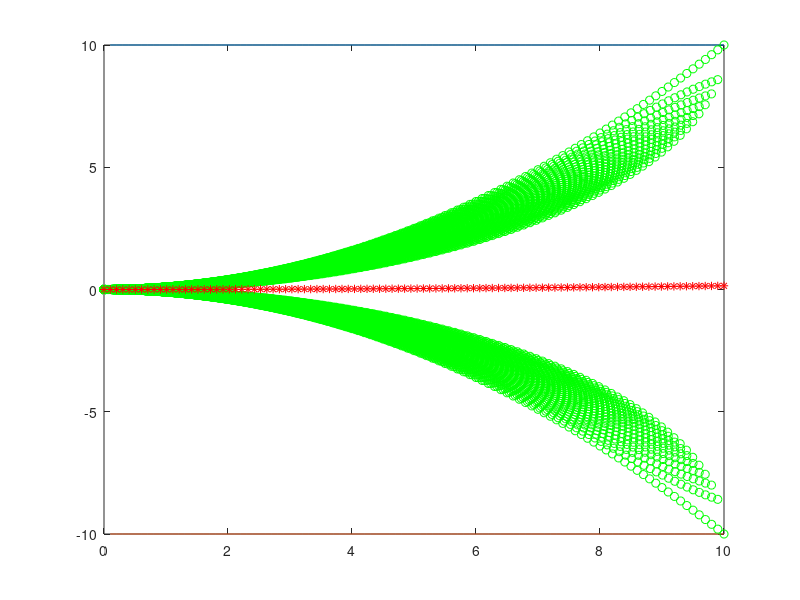

Recreate this plot in MATLAB.
%% 基于道路边沿采样的车道保持算法
alfa = 0; % 30 -30 45 -45 表示车辆航向角和道路的夹角
%初始化
if alfa == 0
    for i=1:100
        x(i)= 0.1*i;
        fl(i)= 10;
        fr(i)=-10;
    end
elseif (alfa == 30)
    for i=1:100
        x(i)= 0.1*i;
        fl(i)= sqrt(3)/3 * x(i) + 10;
        fr(i)= sqrt(3)/3 * x(i) - 10;
    end
elseif (alfa == -30)
    for i=1:100
        x(i)= 0.1*i;
        fl(i)= -sqrt(3)/3 * x(i) + 10;
        fr(i)= -sqrt(3)/3 * x(i) - 10;
    end
elseif (alfa == 45)
    for i=1:100
        x(i)= 0.1*i;
        fl(i)=x(i) + 10;
        fr(i)=x(i) - 10;
    end    
elseif (alfa == -45)
    for i=1:100
        x(i)= 0.1*i;
        fl(i)= -x(i) + 10;
        fr(i)= -x(i) - 10;
    end
else
    
end
    
% for i=1:20
%     x(i)=0.1*i;
%     fl(i)=-3/16*x(i)^2+3/2*x(i)+1;
%     fr(i)=-3/16*x(i)^2+3/2*x(i)-1;
% end
 
plot(x,fl);
hold on;
plot(x,fr);
 
 
kmax=1.5;klmin=kmax;krmax=-kmax;
x0=0;y0=0;s_thresh=1.2;
pi = 3.1415926;
K_expect = 0.0;
w1 = 1.0;
w2 = 0.1;
C_cost_min = 0.0;

delta_k = 0.05;
C_p = 0.0;
C_s = 0.0;
%求解一次圆弧轨迹
for i=1:100
    kl(i)=2*fl(i)/(x(i)^2+fl(i)^2);%计算车辆当前位置到道路左边沿采样点圆弧的曲率
    kr(i)=2*fr(i)/(x(i)^2+fr(i)^2);%计算车辆当前位置到道路右边沿采样点圆弧的曲率
    
    sl(i)=2*asin(fl(i)/sqrt(x(i)^2+fl(i)^2))/kl(i);%计算车辆当前位置到道路左边沿采样点圆弧的弧长
    sr(i)=2*asin(fr(i)/sqrt(x(i)^2+fr(i)^2))/kr(i);%计算车辆当前位置到道路右边沿采样点圆弧的弧长
    
%     sl1(i)=(pi/2 + asin((fl(i)^2 - x(i)^2)/(x(i)^2+fl(i)^2)))/kl(i);%计算车辆当前位置到道路左边沿采样点圆弧的弧长
%     sr1(i)=(pi/2 + asin((fr(i)^2 - x(i)^2)/(x(i)^2+fr(i)^2)))/kr(i);%计算车辆当前位置到道路左边沿采样点圆弧的弧长
    
    s(i)=max(sl(i),sr(i));
    
    if (s(i)<s_thresh)
        continue;
    else
        if (kl(i)<klmin)
            klmin=kl(i);
        end
        if (kr(i)>-kmax)
            krmax=kr(i);
        end
        x_max=x(i);%x_max对应l_max，沿x方向的局部最大感知范围
        kr(i)=krmax;
        kl(i)=klmin;
    end
    %% 应满足任意时刻右侧曲率不大于左侧曲率，不然终止     
    if (kl(i)<kr(i))
        x_max=x(i-1);
        break;
    else
        
        p = floor((klmin - krmax) / delta_k);
        p = 100;
        C_p = 0.000001;
        C_s = 0.0;
        for j = 1:1:(p )
%            kp(j) = krmax + delta_k * (j - 1); 
            kp = linspace(krmax,klmin,p);
            xp_ = linspace(0,x_max,p);
            sp_ = asin(kp(j)*(xp_-x0))/kp(j);
            yp_ = -1/kp(j)*cos(kp(j)*sp_)+1/kp(j)+y0;
           
%             tmp = min(abs(yp_(i) - fl(i)),abs(yp_(i) - fr(i)));
%             tmp = min(abs(yp_(j) - fl(i)),abs(yp_(j) - fr(i)));
            tmp = min(abs(yp_(i) - fl(i)),abs(yp_(i) - fr(i)));

            C_p = C_p + tmp;

            C_proximity(j) = 1 / C_p;
            C_s = C_s + (kp(j) - K_expect)^2;
            C_smooth(j) = C_s;
           
%            plot(xp_,yp_,'y*');%离散化后的控制空间

        end
           
        C_cost = w1* C_proximity + w2 * C_smooth;

        C_cost_min = C_cost(1);
        for m = 1:1:length(C_cost)
            if C_cost(m) <= C_cost_min
                C_cost_min = C_cost(m);
                K_expect = kp(m);
                index = m;
            end 
        end

        fprintf('K_expect = %f \n',K_expect);
        fprintf('index = %f \n',index);

    end
    %% 控制空间内道路右侧所有的采样圆弧
    xr0=linspace(0,x_max,100);
    sr0=asin(kr(i)*(xr0-x0))/kr(i);
    yr0=-1/kr(i)*cos(kr(i)*sr0)+1/kr(i)+y0;
    plot(xr0,yr0,'go');%道路右侧所有的采样圆弧
     %% 控制空间内道路左侧所有的采样圆弧   
    xl0=linspace(0,x_max,100);%x坐标
    sl0=asin(kl(i)*(xl0-x0))/kl(i);%弧长
    yl0=-1/kl(i)*cos(kl(i)*sl0)+1/kl(i)+y0;%根据曲率和弧长，求y方向坐标
    plot(xl0,yl0,'go');%道路左侧所有的采样圆弧
    
%     if index == 1
%         xy = linspace(0,x(index),100);
%     else
%         xy=linspace(x(index - 1),x(index),100);
%     end
%     
%     sy=asin(K_expect*(xy-x0))/K_expect;
%     fy=-1/K_expect*cos(K_expect*sy)+1/K_expect+y0;
%     plot(xy,fy,'r*')
%     hold on
end

%% 将最优路用红色星型曲线表示出来
% xy=linspace(0,x(index_i),100);
% sy=asin(KY*(xy-x0))/KY;
%  fy=-1/KY*cos(KY*sy)+1/KY+y0;
% plot(xy,fy,'r*')



 xy=linspace(0,x(i),100);
 sy=asin(K_expect*(xy-x0))/K_expect;
 fy=-1/K_expect*cos(K_expect*sy)+1/K_expect+y0;
 plot(xy,fy,'r*')